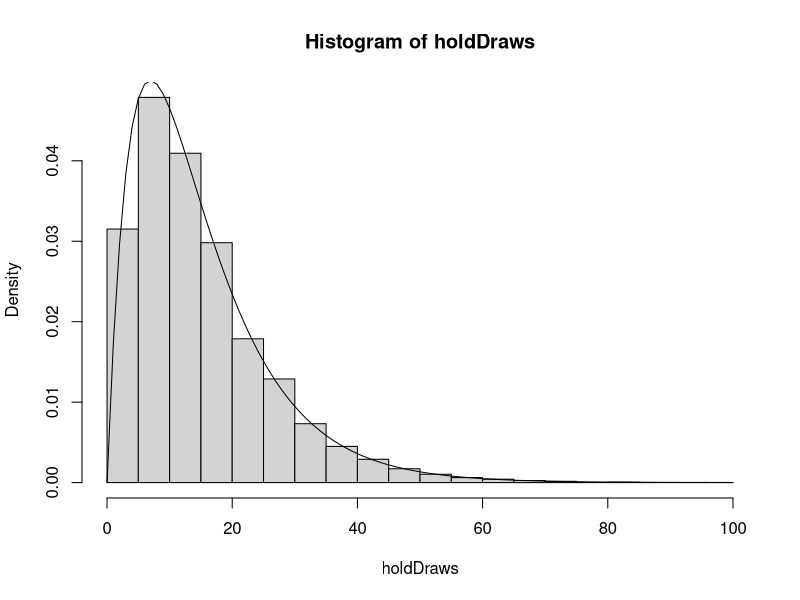

Generate this figure with R:
# QUESTION 1
# Part a

# coding in the probability density function
q1_funct <- function(x) {
  if(x[1] < 0) { # return 0 if value is negative
    return(c(0))
  }
  # otherwise it is the pdf
    result <- 0.2 * exp(-0.1 * x) - 0.2 * exp(-0.2 * x)
    return(c(result))

}

# The lifetime exceeds 15 years means P{X > 15}
# Therefore we do an integration from 15 to infinity
# integrate returns more data than just value, we need value
ans1a <- integrate(q1_funct,15,Inf)$value

# Part b
# part i

# using rexp to generate randon variables
blockA <- rexp(1,0.1) #variables to replicate the blocks
blockB <- rexp(1,0.1)
ans1bi <- max(blockA,blockB)

# part ii
# repeat for 10000 times
holdDraws <- replicate(10000,max(rexp(1,0.1),rexp(1,0.1)))

# part iii
# creating a histogram
hist(holdDraws, probability = TRUE)
# impose the density function
curve(expr = sapply(x, q1_funct),add = TRUE)

# part iv
# E(T) is the mean
average <- mean(holdDraws)

# part v
# return a list of draws that are greater than 15
gt15 <- holdDraws[holdDraws > 15]
# divide over total list to get a probability
prob <- length(gt15)/length(holdDraws)

# part vi
# 1000 pulls (code to perform the same steps from b)
holdDraws1k <- replicate(1000,max(rexp(1,0.1),rexp(1,0.1)))
average1k <- mean(holdDraws1k)
average1k
gt15_1k <- holdDraws1k[holdDraws1k > 15]
prob1k <- length(gt15_1k)/length(holdDraws1k)
prob1k

# 100000 pulls (code to perform the same steps from b)
holdDraws100k <- replicate(100000,max(rexp(1,0.1),rexp(1,0.1)))
average100k <- mean(holdDraws100k)
average100k
gt15_100k <- holdDraws100k[holdDraws100k > 15]
prob100k <- length(gt15_100k)/length(holdDraws100k)
prob100k

# END OF QUESTION 1

# QUESTION 2
# Define a function to test a random point is within a unit circle
estPi <- function() {return((runif(1)^2 + runif(1)^2) <= 1)}

# repeat for 10000 rolls
listEstPi <- replicate(10000,estPi())
# grab values inside circle
numInPI <- listEstPi[listEstPi == TRUE]
# Estimate PI
piEst <- 4 * (length(numInPI) / length(listEstPi))

# for reference, hold the value of error from the real pi
valerror <- abs(piEst - pi)
